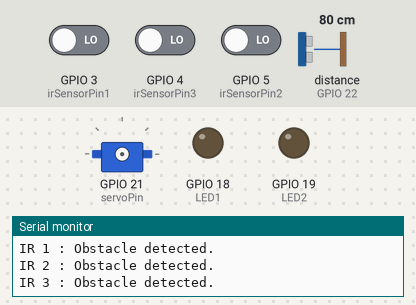
The sketch below on a simulated ESP32. Parts: servo, output pins drawn as LEDs (lit = HIGH), the last lines printed to the serial monitor. Wiring (inferred from the names in the program): ultrasonic range finder: trigger GPIO 23; echo GPIO 22; servo: signal GPIO 21. Inputs (shaded band) come from the test bench; at power-on: GPIO 3 (irSensorPin1) LOW, GPIO 4 (irSensorPin3) LOW, GPIO 5 (irSensorPin2) LOW, distance to the obstacle (sensor on GPIO 22) 80 cm. The echo pulse lasts 58.3 µs per cm; WiFi joins after 1.5 s; servers stay silent unless stated; servo pulses on a pin are drawn as a servo (544–2400 µs = 0–180°); pins used as bus, display or sensor lines are not drawn.

Above: at 3.2 s.
3.3 s: GPIO 3 (irSensorPin1) driven HIGH
At 4.3 s:
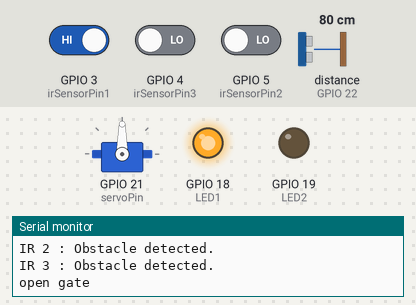
5.0 s: GPIO 4 (irSensorPin3) driven HIGH
At 5.8 s:
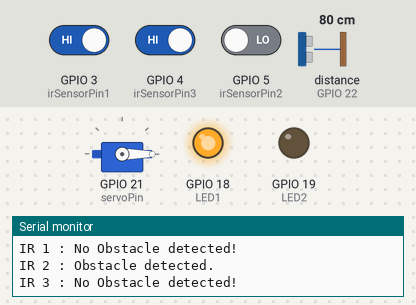
6.5 s: GPIO 5 (irSensorPin2) driven HIGH
At 7.7 s:
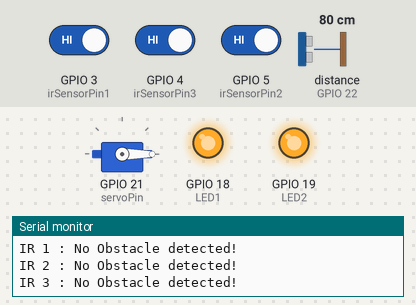
8.0 s: distance to the obstacle (sensor on GPIO 22) set to 12 cm
9.5 s: distance to the obstacle (sensor on GPIO 22) set to 9 cm
At 10.6 s:
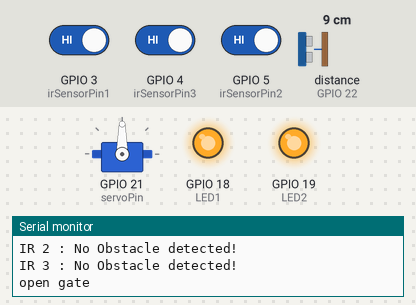
11.1 s: GPIO 3 (irSensorPin1) driven LOW
At 12.0 s:
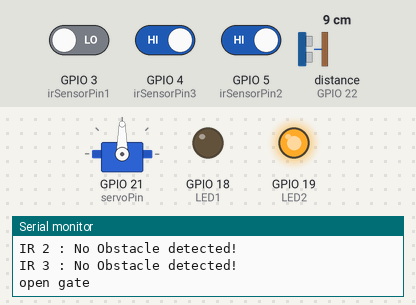
Timing chart, 0 to 13.6 s (numbered marks = the images above; inputs shaded):
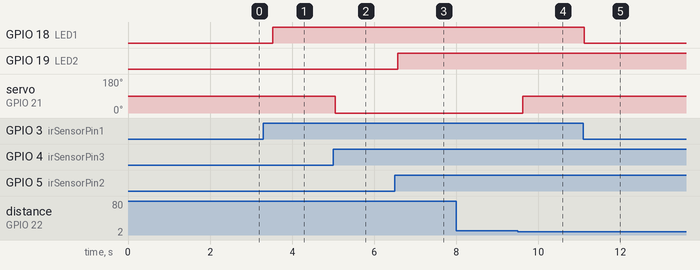

Measured:
- the behaviour switches between 11 and 10 cm on distance to the obstacle (sensor on GPIO 22) (found by bisection; images 3 and 4)
- after the input at 3.3 s, GPIO 18 (LED1): LOW → HIGH after 0.23 s
- after the input at 5.0 s, servo on GPIO 21 (servoPin): 90° → 0° after 0.05 s
- after the input at 6.5 s, GPIO 19 (LED2): LOW → HIGH after 0.07 s
- after the input at 9.5 s, servo on GPIO 21 (servoPin): 0° → 90° after 0.12 s
- after the input at 11.1 s, GPIO 18 (LED1): HIGH → LOW at once

The sketch:

IOT_Smart_Garage.ino
```cpp
//--------------------------------------- some definations -------------------------------------------------------------------------------------------------------------------------------------------------
#include <WiFi.h>
#include <ESPAsyncWebServer.h>

const char *ssid = "Amy Morsi";
const char *password = "12345678";

#define trigPin 23
#define echoPin 22

#define LED1 18
#define LED2 19

const int irSensorPin1 = 3;
const int irSensorPin2 = 5;

const int irSensorPin3 = 4;

const int servoPin = 21;

AsyncWebServer server(80);

//-------------------------------------------------------------------------------------------------------------------------------------------------------------------------------------------------------------------
void setup() {
  Serial.begin(115200);

  pinMode(irSensorPin1, INPUT);
  pinMode(irSensorPin2, INPUT);
  pinMode(irSensorPin3, INPUT);
  pinMode(trigPin, OUTPUT);
  pinMode(echoPin, INPUT);
  pinMode(servoPin, OUTPUT);
  pinMode(LED1, OUTPUT);
  pinMode(LED2, OUTPUT);

  // wifi setup
  connectToWiFi();
  // webpage setup
  server.on("/", HTTP_GET, [](AsyncWebServerRequest *request) {
    String html = "<html><body>";
    html += "<h1>Smart Parking System</h1>";
    html += "<p>Parking Area 1 : " + getStatus(irSensorPin1) + "</p>";
    html += "<p>Parking Area 2 : " + getStatus(irSensorPin2) + "</p>";
    html += "</body></html>";
    request->send(200, "text/html", html);
  });

  server.begin();
}

void loop() {
//-----------------------------------------Ultrasonic---------------------------------------------------------------------------------------------------------//
  // Trigger the ultrasonic sensor
  digitalWrite(trigPin, LOW);
  delayMicroseconds(2);
  digitalWrite(trigPin, HIGH);
  delayMicroseconds(10);
  digitalWrite(trigPin, LOW);

  // Measure the echo duration
  long duration = pulseIn(echoPin, HIGH);

  // Calculate the distance in cm
  // Using a float to get more accurate distance values
  float distance = (duration / 2.0) * 0.0343;

  // Print the distance to the serial monitor
  Serial.print("Distance: ");
  Serial.print(distance);
  Serial.println(" cm");
//-------------------------------------------------------------IR Sensors--------------------------------------------------------------------------------------//
  int irSensorValue1 = digitalRead(irSensorPin1);
  int irSensorValue2 = digitalRead(irSensorPin2);
  int irSensorValue3 = digitalRead(irSensorPin3);

  if (irSensorValue1 == HIGH) {
    Serial.println("IR 1 : No Obstacle detected!");
    digitalWrite(LED1,HIGH);
  } else {
    Serial.println("IR 1 : Obstacle detected.");
    digitalWrite(LED1,LOW);
  }
  if (irSensorValue2 == HIGH) {
    Serial.println("IR 2 : No Obstacle detected!");
    digitalWrite(LED2,HIGH);
  } else {
    Serial.println("IR 2 : Obstacle detected.");
    digitalWrite(LED2,LOW);
  }
    if (irSensorValue3 == HIGH) {
    Serial.println("IR 3 : No Obstacle detected!");
  } else {
    Serial.println("IR 3 : Obstacle detected.");
  }
//----------------------------------------------------------------------------------------------------------------------------------------------------------//
  // The following part checks if the distance is less than 10 cm or the ir sensor detects a car
  // when a car enters (and there is avilable parking area) or leaves
  if (distance < 10 | irSensorValue3 == LOW) {
    if(irSensorValue1 == HIGH |irSensorValue2 == HIGH){
      moveServo(90);
    Serial.println("open gate");
    delay(1000); // Wait for 1 second
    }
  }
  else
  {
    //close gate
    moveServo(0);
  }
  delay(500);
}
//------------------------------------------------------------------------------------------------------------------------------------------------------------------------------------------------------------------//
void moveServo(int angle) {
  // Convert angle to pulse width (500 to 2400 microseconds)
  int pulseWidth = map(angle, 0, 180, 500, 2400);

  // Generate PWM signal on servo pin
  digitalWrite(servoPin, HIGH);
  delayMicroseconds(pulseWidth);
  digitalWrite(servoPin, LOW);

  // Pause for the servo to reach the desired position
  //delay(20);
}
void connectToWiFi() {
  WiFi.begin(ssid, password);
  while (WiFi.status() != WL_CONNECTED) {
    delay(1000);
    Serial.println("Connecting to WiFi...");
  }
  Serial.println("Connected to WiFi");
    Serial.print("IP Address: ");
  Serial.println(WiFi.localIP());
}

String getStatus(int irSensorPin) {
  return digitalRead(irSensorPin) == LOW ? "Occupied" : "Empty";
}
```
